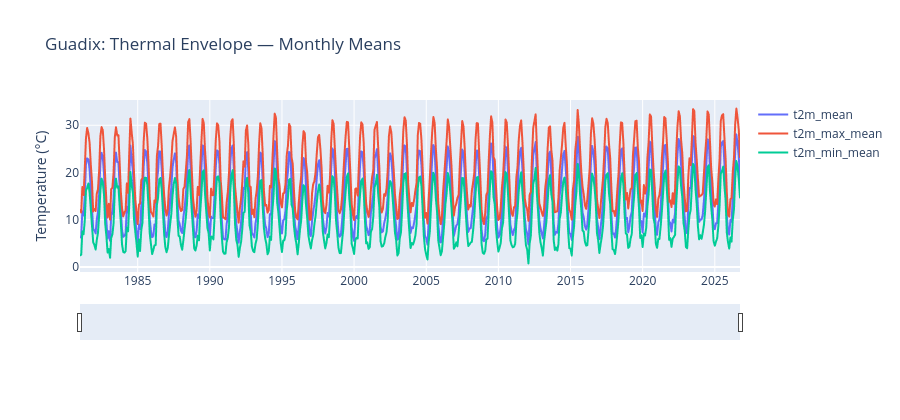

This figure's notebook cell:
### Markdown cell above
#### 1.2.2 Monthly temperature series, 1981-2026 (unsmoothed)

### Code cell
plot_series_interactive(guadix_monthly, ['t2m_mean', 't2m_max_mean', 't2m_min_mean'], title="Guadix: Thermal Envelope — Monthly Means", ylabel="Temperature (°C)")

### Figure 1 — Plotly figure (JSON) as saved in the notebook; plotly's stock layout.template omitted (floating-point values rounded to 4 significant figures; data arrays with more than 128 entries replaced by an {"elided": "..."} marker saying what was removed)
{"data": [{"hovertemplate": "%{y:.2f}<extra>%{fullData.name}</extra>", "legendgroup": "t2m_mean", "line": {"color": "#636efa", "dash": "solid"}, "marker": {"symbol": "circle"}, "mode": "lines", "name": "t2m_mean", "showlegend": true, "type": "scattergl", "x": {"elided": "550 str values"}, "xaxis": "x", "y": {"elided": "550 float values"}, "yaxis": "y"}, {"hovertemplate": "%{y:.2f}<extra>%{fullData.name}</extra>", "legendgroup": "t2m_max_mean", "line": {"color": "#EF553B", "dash": "solid"}, "marker": {"symbol": "circle"}, "mode": "lines", "name": "t2m_max_mean", "showlegend": true, "type": "scattergl", "x": {"elided": "550 str values"}, "xaxis": "x", "y": {"elided": "550 float values"}, "yaxis": "y"}, {"hovertemplate": "%{y:.2f}<extra>%{fullData.name}</extra>", "legendgroup": "t2m_min_mean", "line": {"color": "#00cc96", "dash": "solid"}, "marker": {"symbol": "circle"}, "mode": "lines", "name": "t2m_min_mean", "showlegend": true, "type": "scattergl", "x": {"elided": "550 str values"}, "xaxis": "x", "y": {"elided": "550 float values"}, "yaxis": "y"}], "layout": {"height": 420, "hovermode": "x unified", "legend": {"title": {"text": ""}, "tracegroupgap": 0}, "title": {"text": "Guadix: Thermal Envelope — Monthly Means"}, "xaxis": {"anchor": "y", "domain": [0, 1], "hoverformat": "%b %Y", "rangeslider": {"visible": true}, "title": {"text": ""}}, "yaxis": {"anchor": "x", "domain": [0, 1], "title": {"text": "Temperature (°C)"}}}}
